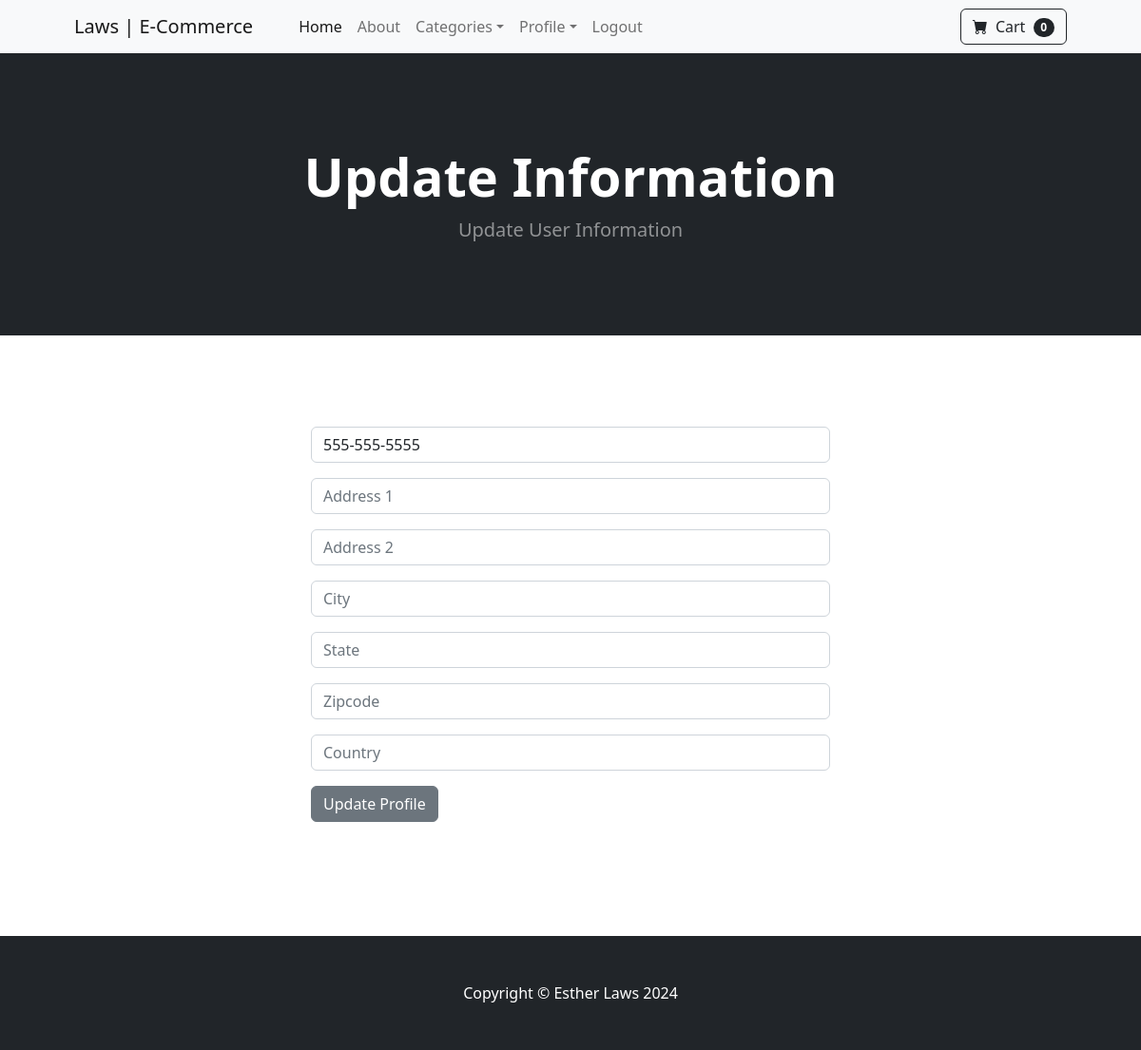
Before: /update_info/ (signed in) with the older database file.
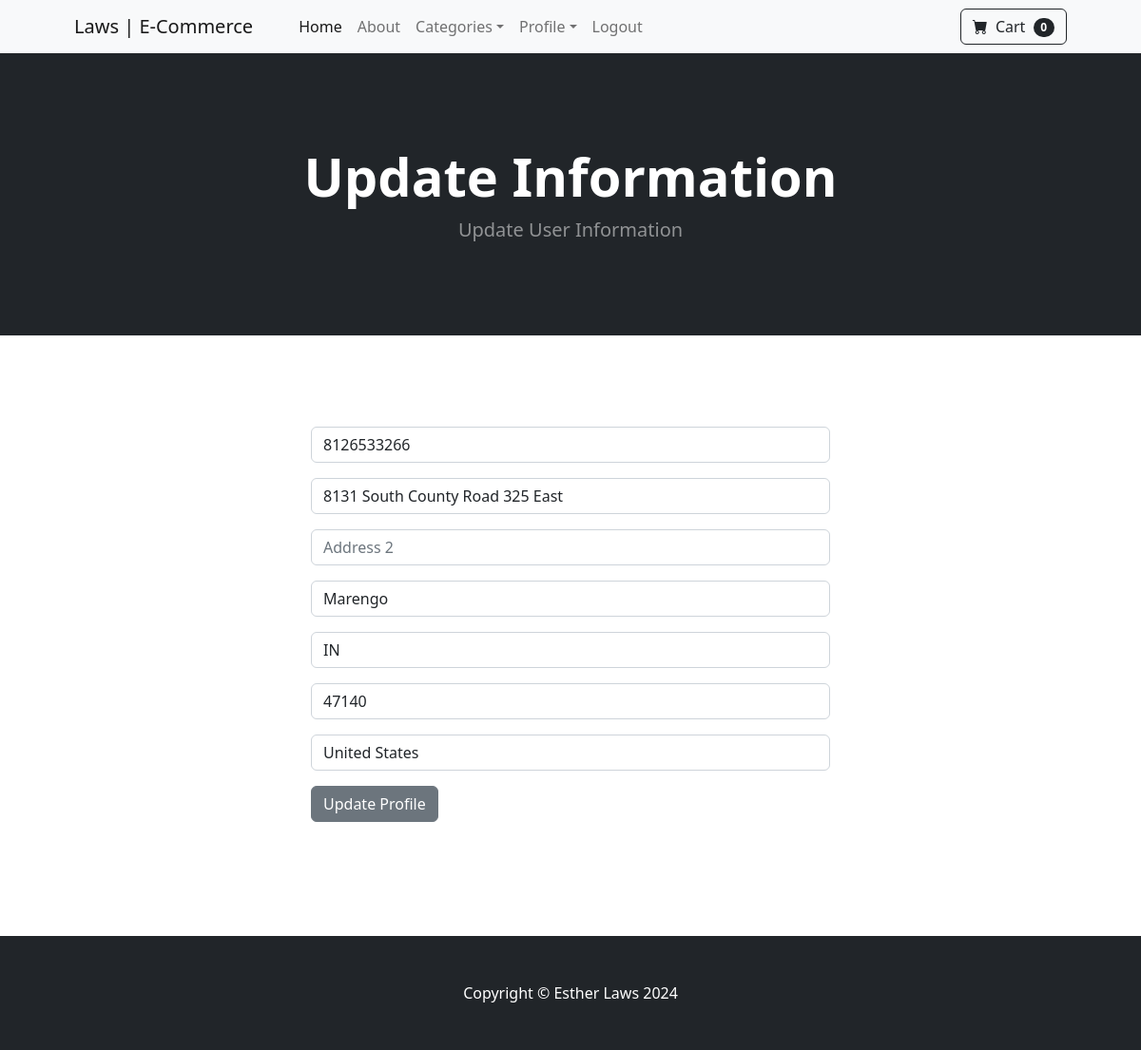
After: the same page with the newer database file.
### store/models.py (models this page shows, shortened)
class Profile(models.Model):
    user = models.OneToOneField(User, on_delete=models.CASCADE)
    date_modified = models.DateTimeField(User, auto_now=True)
    phone = models.CharField(max_length=20, blank=True)
    address1 = models.CharField(max_length=200, blank=True)
    address2 = models.CharField(max_length=200, blank=True)
    city = models.CharField(max_length=50, blank=True)
    state = models.CharField(max_length=20, blank=True)
    zipcode = models.CharField(max_length=5, blank=True)
    country = models.CharField(max_length=50, blank=True)

### store/views.py (the view)
# urls.py: path("update_info/", views.update_info, name="update_info"),
def update_info(request):
    if request.user.is_authenticated:
        current_user = Profile.objects.get(user_id=request.user.id)
        form = UserInfoForm(request.POST or None, instance=current_user)
        if form.is_valid():
            form.save()
            messages.success(request, "Your information has been updated.")
            return redirect("home")
        return render(request, "update_info.html", {"form":form})
    else:
        messages.success(request,"You must be logged in to update profile.")
        return redirect("home")

### cart/cart.py (called while the page is built)
    def __len__(self):
        return len(self.cart)

### cart/context_processors.py (called while the page is built)
def cart(request):
    return {"cart": Cart(request)}

### store/templates/update_info.html (shortened to what this page needs)
{% extends "base.html" %}
{% block content %}
  <header class="bg-dark py-5">
    <div class="container px-4 px-lg-5 my-5">
      <div class="text-center text-white">
        <h1 class="display-4 fw-bolder">Update Information</h1>
        <p class="lead fw-normal text-white-50 mb-0">Update User Information</p>
      </div>
    </div>
  </header>
  <div class="container">
    <div class="row">
            <div class="col-md-6 offset-md-3">
                <br></br>
                <br></br>
                <form method="POST" action="{% url "update_info" %}">
                    {{ form.as_p }}
                    <button type="submit" class="btn btn-secondary">Update Profile</button>
                    <br></br>
                </form>
                  <br></br>
                <br></br>
            </div>
        </div>
  </div>
{% endblock %}

Changed rows visible on the page:
changed Profile: phone "555-555-5555" → "8126533266"; address1 (not shown) → "8131 South County Road 325 East"; city (not shown) → "Marengo"; state (not shown) → "IN"; zipcode (not shown) → "47140"; country (not shown) → "United States"
